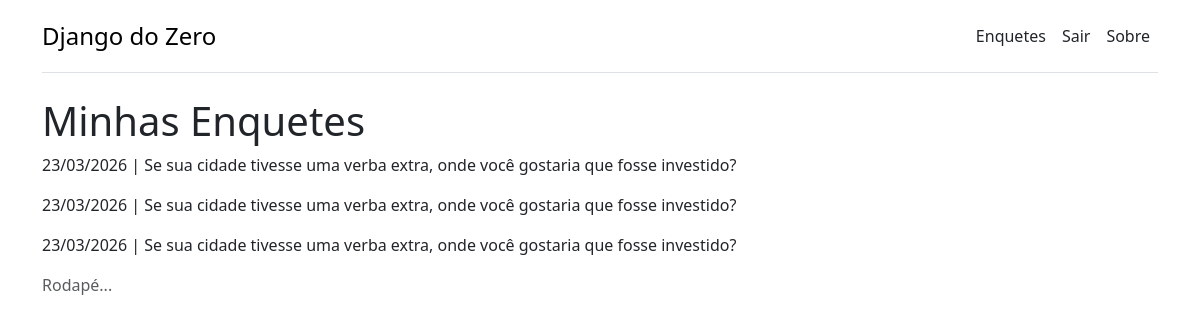
The app's page /ola/ (signed in) with its own data.
### polls/models.py (models this page shows)
class Question(models.Model):
    question_text = models.CharField("Pergunta")
    pub_date = models.DateTimeField("Data de publicação")

### polls/views.py (the view)
# urls.py: path('ola/', ola, name='ola'),
@login_required
def ola(request):
    questions = Question.objects.all()
    context = {
        'all_question': questions
    }
    return render(request, 'polls/questions.html', context)

### templates/polls/questions.html (shortened to what this page needs)
{% extends '_layout1.html' %}
{% block content %}
    <h1>Minhas Enquetes</h1>
    {% for question in all_question %}
    <article>
        <p>{{question.pub_date|date:"d/m/Y"}} | {{question.question_text}}</p>
    </article>
    {% endfor %}
{% endblock %}

### templates/_layout1.html (shortened to what this page needs)
{% extends '_base.html' %}
{% load static %}
{% block css %}
    <link rel="stylesheet" href="https://cdn.jsdelivr.net/npm/bootstrap@5.3.8/dist/css/bootstrap.min.css">
    <link rel="stylesheet" href="{% static 'css/base.css' %}">
{% endblock %}
{% block header %}
    <div class="container">
        <header class="d-flex flex-wrap justify-content-center py-3 mb-4 border-bottom">
        <a href="{% url 'index' %}" class="d-flex align-items-center mb-3 mb-md-0 me-md-auto link-body-emphasis text-decoration-none">
        <span class="fs-4">Django do Zero</span>
        </a>
        <ul class="nav nav-pills">
            <li class="nav-pills">
                <a href="{% url 'polls_list' %}" class="nav-link px-2 link-dark">Enquetes</a>
            </li>
            {% if user.is_authenticated %}
                <li class="nav-pills">
                    <form action="{% url 'logout' %}" method="post" style="display: inline;">
                        <button type="submit" class="nav-link px-2 link-dark">
                            Sair
                        </button>
                    </form>
                </li>
            {% endif %}
            <li class="nav-pills">
                <a href="{% url 'ola' %}" class="nav-link px-2 link-dark">Sobre</a>
            </li>
        </ul>
    </header>
    </div>
{% endblock %}
{% block main %}
    <div class="container">
        {% block content %}{% endblock content %}
    </div>
{% endblock %}
{% block footer %}
    <footer class="footer">
    <div class="container">
        <span class="text-muted">Rodapé...</span>
    </div>
    </footer>
{% endblock %}

### templates/_base.html (shortened to what this page needs)
{% load static %}
<!DOCTYPE html>
<html lang="en">
<head>
    {% block css %}
    {% endblock %}
</head>
<body>
    {% block header %}
    {% endblock %}
    {% block main %}{% endblock %}
    {% block footer %}
    {% endblock %}
</body>
</html>

### records on screen
Question: pub_date "23/03/2026", question_text "Se sua cidade tivesse uma verba extra, onde você gostaria que fosse investido?"
Question: pub_date "23/03/2026", question_text "Se sua cidade tivesse uma verba extra, onde você gostaria que fosse investido?"
Question: pub_date "23/03/2026", question_text "Se sua cidade tivesse uma verba extra, onde você gostaria que fosse investido?"
